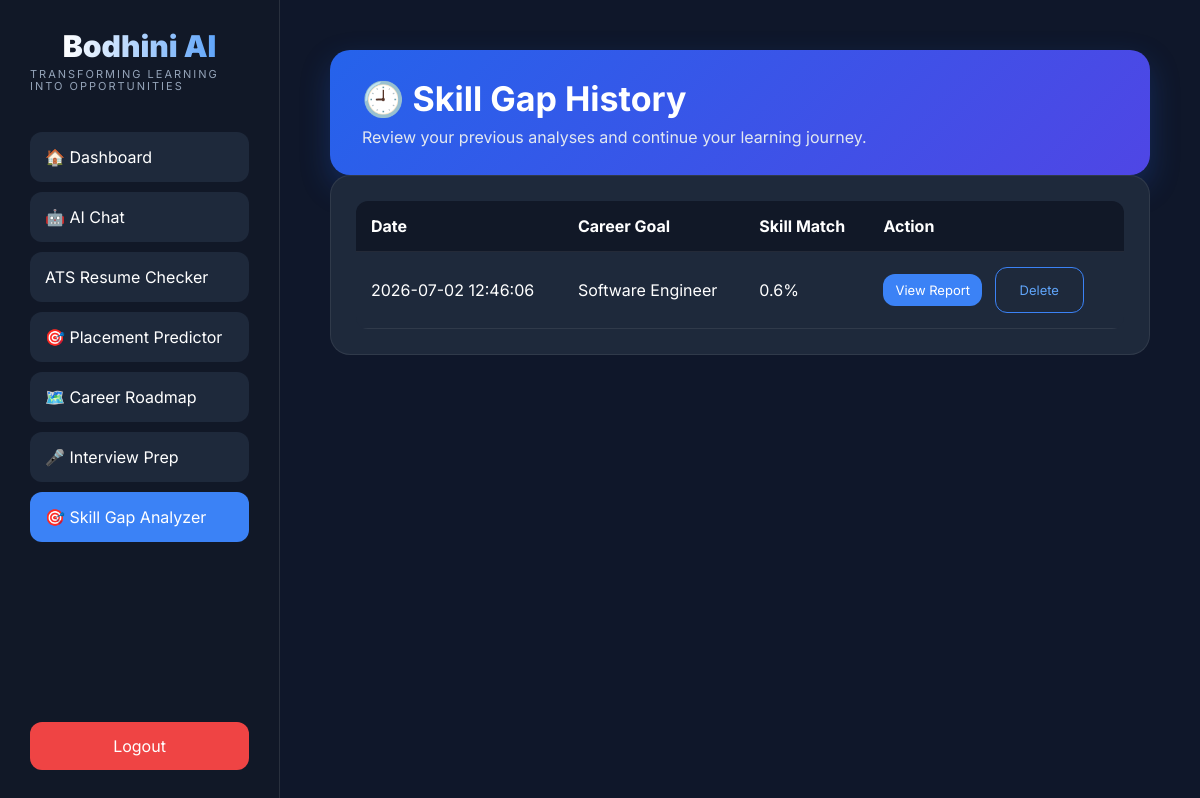
Screenshot of /skill-gap/history (signed in) with the database file from the repository.
### database.py (models this page shows)
class SkillGapAnalysis(db.Model):
    id = db.Column(db.Integer, primary_key=True)
    user_id = db.Column(db.Integer, db.ForeignKey('user.id'), nullable=False)
    career_goal = db.Column(db.String(255))
    current_skills = db.Column(db.Text)
    skill_match = db.Column(db.Integer)
    missing_skills = db.Column(db.Text)
    recommended_skills = db.Column(db.Text)
    recommended_courses = db.Column(db.Text)
    learning_progress = db.Column(db.Integer, default=0)
    roadmap = db.Column(db.Text)
    created_at = db.Column(db.String(50))

### app.py (the view)
@app.route('/skill-gap/history')
def skill_gap_history():
    if 'user_id' not in session:
        return redirect('/login')
    history = SkillGapAnalysis.query.filter_by(user_id=session['user_id']).order_by(SkillGapAnalysis.created_at.desc()).all()
    return render_template('skill_gap_history.html', history=history)

### templates/skill_gap_history.html (shortened to what this page needs)
<!DOCTYPE html>
<html lang="en">
<head>
    <link rel="stylesheet" href="{{ url_for('static', filename='css/style.css') }}">
</head>
<body>
<div class="dashboard">
    <aside class="sidebar">
        <div>
            <div class="logo">
                <div class="logo-title">Bodhini AI</div>
                <div class="logo-tagline">Transforming Learning into Opportunities</div>
            </div>
            <ul class="menu">
                <li><a href="{{ url_for('dashboard') }}">🏠 Dashboard</a></li>
                <li><a href="{{ url_for('chat') }}">🤖 AI Chat</a></li>
                <li><a href="{{ url_for('resume') }}">ATS Resume Checker</a></li>
                <li><a href="{{ url_for('placement_predictor') }}">🎯 Placement Predictor</a></li>
                <li><a href="{{ url_for('career_roadmap') }}">🗺️ Career Roadmap</a></li>
                <li><a href="{{ url_for('interview') }}">🎤 Interview Prep</a></li>
                <li class="active"><a href="{{ url_for('skill_gap') }}">🎯 Skill Gap Analyzer</a></li>
            </ul>
        </div>
        <a href="{{ url_for('logout') }}" class="btn-primary logout-btn">Logout</a>
    </aside>
    <main class="main-content">
        <div class="hero-panel">
            <div>
                <h1>🕘 Skill Gap History</h1>
                <p>Review your previous analyses and continue your learning journey.</p>
            </div>
        </div>
        <section class="card">
            <table class="prediction-table">
                <tr>
                    <th>Date</th>
                    <th>Career Goal</th>
                    <th>Skill Match</th>
                    <th>Action</th>
                </tr>
                {% for item in history %}
                <tr>
                    <td>{{ item.created_at }}</td>
                    <td>{{ item.career_goal }}</td>
                    <td>{{ item.skill_match }}%</td>
                    <td>
                        <a href="{{ url_for('skill_gap_result', analysis_id=item.id) }}" class="btn-primary small-btn">View Report</a>
                        <a href="{{ url_for('delete_analysis', analysis_id=item.id) }}" class="btn-outline small-btn">Delete</a>
                    </td>
                </tr>
                {% endfor %}
            </table>
        </section>
    </main>
</div>
</body>
</html>

### static/css/style.css (style rules this page uses)
* { margin:0; padding:0; box-sizing:border-box; font-family:'Inter',sans-serif; }
body { background:#0f172a; color:white; }
.logo { display:flex; flex-direction:column; align-items:center; line-height:1.1; }
.logo-title { font-size:30px; font-weight:900; background:linear-gradient(90deg,#ffffff,#60a5fa); background-clip:text; -webkit-background-clip:text; -webkit-text-fill-color:transparent; }
.logo-tagline { font-size:11px; color:#94a3b8; letter-spacing:2px; text-transform:uppercase; margin-top:5px; }
.btn-primary { background:#3b82f6; color:white; padding:14px 28px; border-radius:12px; text-decoration:none; transition:.3s; }
.btn-outline { border:2px solid #3b82f6; color:#3b82f6; padding:14px 28px; border-radius:12px; text-decoration:none; }
.card { background:#1e293b; padding:25px; border-radius:20px; border:1px solid rgba(255,255,255,.08); transition:.3s; }
.dashboard { display:flex; min-height:100vh; }
.sidebar { width:280px; background:#111827; padding:30px; display:flex; flex-direction:column; justify-content:space-between; border-right:1px solid rgba(255,255,255,.1); }
.menu { list-style:none; margin-top:40px; }
.menu li { margin-bottom:10px; }
.menu a { display:block; padding:15px; color:white; text-decoration:none; border-radius:12px; background:#1e293b; transition:.3s; }
.menu a:hover, .menu .active a { background:#3b82f6; }
.logout-btn { display:block; text-align:center; }
.main-content { flex:1; padding:50px; }
.main-content h1 { font-size:40px; margin-bottom:10px; }
.prediction-table { width:100%; border-collapse:collapse; background:#1e293b; border-radius:12px; overflow:hidden; }
.prediction-table th, .prediction-table td { padding:15px; text-align:left; border-bottom:1px solid rgba(255,255,255,.08); }
.prediction-table th { background:#111827; }
.small-btn { padding:8px 12px; font-size:13px; margin-right:8px; display:inline-block; }
.btn-outline { border:1px solid #3b82f6; color:#60a5fa; padding:14px 24px; border-radius:12px; text-decoration:none; transition:.3s; }
.hero-panel { background:linear-gradient(135deg, #2563eb 0%, #4f46e5 100%); padding:28px 32px; border-radius:20px; box-shadow:0 12px 30px rgba(37, 99, 235, 0.25); }
.hero-panel h1 { margin:0 0 8px; font-size:34px; }
.hero-panel p { margin:0; color:#e2e8f0; }
body { margin:0; font-family:'Segoe UI',sans-serif; background:#0f172a; color:white; }
.logout-btn { display:block; text-align:center; padding:14px; background:#ef4444; color:white; text-decoration:none; border-radius:12px; }

### rows the page displays
SkillGapAnalysis: created_at "2026-07-02 12:46:06", career_goal "Software Engineer", skill_match "0.6"
